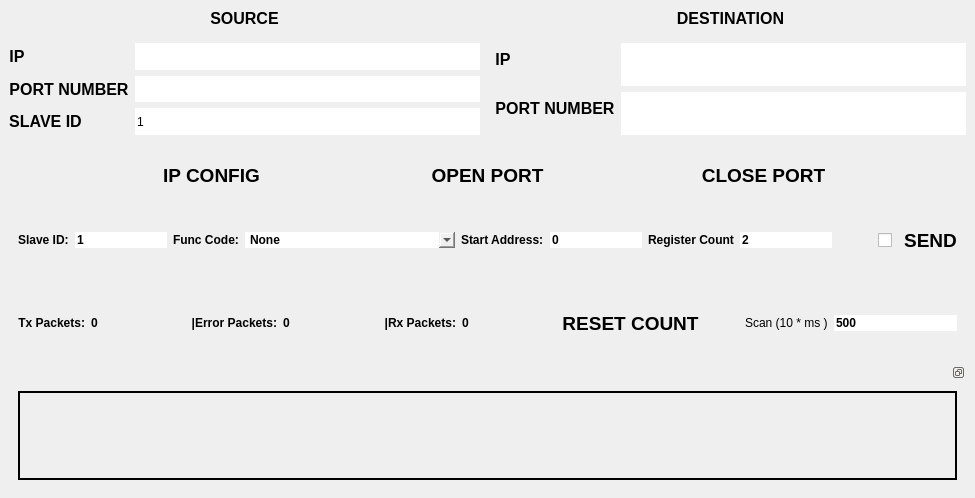
<?xml version="1.0" encoding="UTF-8"?>
<ui version="4.0">
 <class>SetUp_IP</class>
 <widget class="QDialog" name="SetUp_IP">
  <property name="geometry">
   <rect>
    <x>0</x>
    <y>0</y>
    <width>975</width>
    <height>498</height>
   </rect>
  </property>
  <property name="windowTitle">
   <string>SetUp IP</string>
  </property>
  <property name="styleSheet">
   <string notr="true">border:none;</string>
  </property>
  <layout class="QGridLayout" name="gridLayout_2">
   <property name="leftMargin">
    <number>0</number>
   </property>
   <property name="topMargin">
    <number>0</number>
   </property>
   <property name="rightMargin">
    <number>0</number>
   </property>
   <property name="bottomMargin">
    <number>0</number>
   </property>
   <item row="0" column="0">
    <widget class="QFrame" name="frame_2">
     <property name="frameShape">
      <enum>QFrame::StyledPanel</enum>
     </property>
     <property name="frameShadow">
      <enum>QFrame::Raised</enum>
     </property>
     <layout class="QVBoxLayout" name="verticalLayout_3">
      <item>
       <widget class="QFrame" name="frame">
        <property name="sizePolicy">
         <sizepolicy hsizetype="MinimumExpanding" vsizetype="Preferred">
          <horstretch>0</horstretch>
          <verstretch>0</verstretch>
         </sizepolicy>
        </property>
        <property name="styleSheet">
         <string notr="true">QFrame{border:none;}</string>
        </property>
        <property name="frameShape">
         <enum>QFrame::StyledPanel</enum>
        </property>
        <property name="frameShadow">
         <enum>QFrame::Raised</enum>
        </property>
        <layout class="QGridLayout" name="gridLayout_3">
         <property name="leftMargin">
          <number>0</number>
         </property>
         <property name="topMargin">
          <number>0</number>
         </property>
         <property name="rightMargin">
          <number>0</number>
         </property>
         <property name="bottomMargin">
          <number>0</number>
         </property>
         <item row="0" column="0">
          <layout class="QVBoxLayout" name="verticalLayout">
           <property name="bottomMargin">
            <number>0</number>
           </property>
           <item>
            <widget class="QLabel" name="label_4">
             <property name="font">
              <font>
               <pointsize>12</pointsize>
               <weight>75</weight>
               <bold>true</bold>
              </font>
             </property>
             <property name="text">
              <string>SOURCE</string>
             </property>
             <property name="scaledContents">
              <bool>true</bool>
             </property>
             <property name="alignment">
              <set>Qt::AlignCenter</set>
             </property>
            </widget>
           </item>
           <item>
            <widget class="Line" name="line_2">
             <property name="styleSheet">
              <string notr="true"/>
             </property>
             <property name="orientation">
              <enum>Qt::Horizontal</enum>
             </property>
            </widget>
           </item>
           <item>
            <layout class="QFormLayout" name="formLayout">
             <item row="0" column="0">
              <widget class="QLabel" name="lb_Sip">
               <property name="sizePolicy">
                <sizepolicy hsizetype="MinimumExpanding" vsizetype="Preferred">
                 <horstretch>0</horstretch>
                 <verstretch>0</verstretch>
                </sizepolicy>
               </property>
               <property name="font">
                <font>
                 <pointsize>12</pointsize>
                 <weight>75</weight>
                 <bold>true</bold>
                </font>
               </property>
               <property name="text">
                <string>IP</string>
               </property>
               <property name="scaledContents">
                <bool>true</bool>
               </property>
               <property name="alignment">
                <set>Qt::AlignCenter</set>
               </property>
              </widget>
             </item>
             <item row="0" column="1">
              <widget class="QLineEdit" name="lineEdit_Sip">
               <property name="sizePolicy">
                <sizepolicy hsizetype="Expanding" vsizetype="MinimumExpanding">
                 <horstretch>0</horstretch>
                 <verstretch>0</verstretch>
                </sizepolicy>
               </property>
              </widget>
             </item>
             <item row="1" column="0">
              <widget class="QLabel" name="lb_SPortNum">
               <property name="font">
                <font>
                 <pointsize>12</pointsize>
                 <weight>75</weight>
                 <bold>true</bold>
                </font>
               </property>
               <property name="text">
                <string>PORT NUMBER</string>
               </property>
               <property name="scaledContents">
                <bool>true</bool>
               </property>
               <property name="alignment">
                <set>Qt::AlignCenter</set>
               </property>
              </widget>
             </item>
             <item row="1" column="1">
              <widget class="QLineEdit" name="lineEdit_SPortNum">
               <property name="sizePolicy">
                <sizepolicy hsizetype="Expanding" vsizetype="MinimumExpanding">
                 <horstretch>0</horstretch>
                 <verstretch>0</verstretch>
                </sizepolicy>
               </property>
              </widget>
             </item>
             <item row="2" column="0">
              <widget class="QLabel" name="lb_SPortNum_2">
               <property name="font">
                <font>
                 <pointsize>12</pointsize>
                 <weight>75</weight>
                 <bold>true</bold>
                </font>
               </property>
               <property name="text">
                <string>SLAVE ID</string>
               </property>
               <property name="scaledContents">
                <bool>true</bool>
               </property>
               <property name="alignment">
                <set>Qt::AlignCenter</set>
               </property>
              </widget>
             </item>
             <item row="2" column="1">
              <widget class="QLineEdit" name="lineEdit_SlaveID">
               <property name="sizePolicy">
                <sizepolicy hsizetype="Expanding" vsizetype="MinimumExpanding">
                 <horstretch>0</horstretch>
                 <verstretch>0</verstretch>
                </sizepolicy>
               </property>
               <property name="text">
                <string>1</string>
               </property>
              </widget>
             </item>
            </layout>
           </item>
          </layout>
         </item>
         <item row="0" column="1">
          <widget class="Line" name="line">
           <property name="styleSheet">
            <string notr="true"/>
           </property>
           <property name="orientation">
            <enum>Qt::Vertical</enum>
           </property>
          </widget>
         </item>
         <item row="0" column="2">
          <layout class="QVBoxLayout" name="verticalLayout_2">
           <property name="bottomMargin">
            <number>0</number>
           </property>
           <item>
            <widget class="QLabel" name="label_7">
             <property name="font">
              <font>
               <pointsize>12</pointsize>
               <weight>75</weight>
               <bold>true</bold>
              </font>
             </property>
             <property name="styleSheet">
              <string notr="true"/>
             </property>
             <property name="text">
              <string>DESTINATION</string>
             </property>
             <property name="scaledContents">
              <bool>true</bool>
             </property>
             <property name="alignment">
              <set>Qt::AlignCenter</set>
             </property>
            </widget>
           </item>
           <item>
            <widget class="Line" name="line_3">
             <property name="styleSheet">
              <string notr="true"/>
             </property>
             <property name="orientation">
              <enum>Qt::Horizontal</enum>
             </property>
            </widget>
           </item>
           <item>
            <layout class="QFormLayout" name="formLayout_2">
             <item row="0" column="0">
              <widget class="QLabel" name="lb_Dip">
               <property name="font">
                <font>
                 <pointsize>12</pointsize>
                 <weight>75</weight>
                 <bold>true</bold>
                </font>
               </property>
               <property name="text">
                <string>IP </string>
               </property>
               <property name="scaledContents">
                <bool>true</bool>
               </property>
               <property name="alignment">
                <set>Qt::AlignCenter</set>
               </property>
              </widget>
             </item>
             <item row="0" column="1">
              <widget class="QLineEdit" name="lineEdit_Dip">
               <property name="sizePolicy">
                <sizepolicy hsizetype="Expanding" vsizetype="MinimumExpanding">
                 <horstretch>0</horstretch>
                 <verstretch>0</verstretch>
                </sizepolicy>
               </property>
              </widget>
             </item>
             <item row="1" column="0">
              <widget class="QLabel" name="lb_DPortNum">
               <property name="font">
                <font>
                 <pointsize>12</pointsize>
                 <weight>75</weight>
                 <bold>true</bold>
                </font>
               </property>
               <property name="text">
                <string>PORT NUMBER</string>
               </property>
               <property name="scaledContents">
                <bool>true</bool>
               </property>
               <property name="alignment">
                <set>Qt::AlignCenter</set>
               </property>
              </widget>
             </item>
             <item row="1" column="1">
              <widget class="QLineEdit" name="lineEdit_DPortNum">
               <property name="sizePolicy">
                <sizepolicy hsizetype="Expanding" vsizetype="MinimumExpanding">
                 <horstretch>0</horstretch>
                 <verstretch>0</verstretch>
                </sizepolicy>
               </property>
              </widget>
             </item>
            </layout>
           </item>
          </layout>
         </item>
        </layout>
       </widget>
      </item>
      <item>
       <widget class="Line" name="line_4">
        <property name="styleSheet">
         <string notr="true"/>
        </property>
        <property name="orientation">
         <enum>Qt::Horizontal</enum>
        </property>
       </widget>
      </item>
      <item>
       <widget class="QFrame" name="frame_3">
        <property name="frameShape">
         <enum>QFrame::StyledPanel</enum>
        </property>
        <property name="frameShadow">
         <enum>QFrame::Raised</enum>
        </property>
        <layout class="QVBoxLayout" name="verticalLayout_4">
         <property name="leftMargin">
          <number>0</number>
         </property>
         <property name="topMargin">
          <number>0</number>
         </property>
         <property name="rightMargin">
          <number>0</number>
         </property>
         <property name="bottomMargin">
          <number>0</number>
         </property>
         <item>
          <layout class="QHBoxLayout" name="horizontalLayout_2">
           <item>
            <spacer name="horizontalSpacer_3">
             <property name="orientation">
              <enum>Qt::Horizontal</enum>
             </property>
             <property name="sizeType">
              <enum>QSizePolicy::MinimumExpanding</enum>
             </property>
             <property name="sizeHint" stdset="0">
              <size>
               <width>40</width>
               <height>20</height>
              </size>
             </property>
            </spacer>
           </item>
           <item>
            <widget class="QPushButton" name="tbn_NetworkSettings">
             <property name="sizePolicy">
              <sizepolicy hsizetype="MinimumExpanding" vsizetype="Preferred">
               <horstretch>0</horstretch>
               <verstretch>0</verstretch>
              </sizepolicy>
             </property>
             <property name="minimumSize">
              <size>
               <width>0</width>
               <height>50</height>
              </size>
             </property>
             <property name="font">
              <font>
               <pointsize>14</pointsize>
               <weight>75</weight>
               <bold>true</bold>
              </font>
             </property>
             <property name="text">
              <string>IP CONFIG</string>
             </property>
            </widget>
           </item>
           <item>
            <spacer name="horizontalSpacer_2">
             <property name="orientation">
              <enum>Qt::Horizontal</enum>
             </property>
             <property name="sizeType">
              <enum>QSizePolicy::MinimumExpanding</enum>
             </property>
             <property name="sizeHint" stdset="0">
              <size>
               <width>40</width>
               <height>20</height>
              </size>
             </property>
            </spacer>
           </item>
           <item>
            <widget class="QPushButton" name="tbn_Apply">
             <property name="sizePolicy">
              <sizepolicy hsizetype="MinimumExpanding" vsizetype="Preferred">
               <horstretch>0</horstretch>
               <verstretch>0</verstretch>
              </sizepolicy>
             </property>
             <property name="minimumSize">
              <size>
               <width>0</width>
               <height>50</height>
              </size>
             </property>
             <property name="font">
              <font>
               <pointsize>14</pointsize>
               <weight>75</weight>
               <bold>true</bold>
              </font>
             </property>
             <property name="text">
              <string>OPEN PORT</string>
             </property>
            </widget>
           </item>
           <item>
            <spacer name="horizontalSpacer_5">
             <property name="orientation">
              <enum>Qt::Horizontal</enum>
             </property>
             <property name="sizeType">
              <enum>QSizePolicy::MinimumExpanding</enum>
             </property>
             <property name="sizeHint" stdset="0">
              <size>
               <width>40</width>
               <height>20</height>
              </size>
             </property>
            </spacer>
           </item>
           <item>
            <widget class="QPushButton" name="tbn_ClosePort">
             <property name="sizePolicy">
              <sizepolicy hsizetype="MinimumExpanding" vsizetype="Preferred">
               <horstretch>0</horstretch>
               <verstretch>0</verstretch>
              </sizepolicy>
             </property>
             <property name="minimumSize">
              <size>
               <width>0</width>
               <height>50</height>
              </size>
             </property>
             <property name="font">
              <font>
               <pointsize>14</pointsize>
               <weight>75</weight>
               <bold>true</bold>
              </font>
             </property>
             <property name="text">
              <string>CLOSE PORT</string>
             </property>
            </widget>
           </item>
           <item>
            <spacer name="horizontalSpacer_12">
             <property name="orientation">
              <enum>Qt::Horizontal</enum>
             </property>
             <property name="sizeType">
              <enum>QSizePolicy::MinimumExpanding</enum>
             </property>
             <property name="sizeHint" stdset="0">
              <size>
               <width>40</width>
               <height>20</height>
              </size>
             </property>
            </spacer>
           </item>
          </layout>
         </item>
        </layout>
       </widget>
      </item>
      <item>
       <widget class="QFrame" name="frame_4">
        <property name="styleSheet">
         <string notr="true"/>
        </property>
        <property name="frameShape">
         <enum>QFrame::StyledPanel</enum>
        </property>
        <property name="frameShadow">
         <enum>QFrame::Raised</enum>
        </property>
        <layout class="QHBoxLayout" name="horizontalLayout_4">
         <item>
          <widget class="QLabel" name="label_5">
           <property name="font">
            <font>
             <weight>75</weight>
             <bold>true</bold>
            </font>
           </property>
           <property name="text">
            <string>Slave ID:</string>
           </property>
          </widget>
         </item>
         <item>
          <widget class="QLineEdit" name="le_slaveid">
           <property name="font">
            <font>
             <weight>75</weight>
             <bold>true</bold>
            </font>
           </property>
           <property name="text">
            <string>1</string>
           </property>
          </widget>
         </item>
         <item>
          <widget class="QLabel" name="label_6">
           <property name="font">
            <font>
             <weight>75</weight>
             <bold>true</bold>
            </font>
           </property>
           <property name="text">
            <string>Func Code:</string>
           </property>
          </widget>
         </item>
         <item>
          <widget class="QComboBox" name="Cmbx_Func_Code">
           <property name="font">
            <font>
             <weight>75</weight>
             <bold>true</bold>
            </font>
           </property>
           <property name="currentIndex">
            <number>0</number>
           </property>
           <item>
            <property name="text">
             <string>None</string>
            </property>
           </item>
           <item>
            <property name="text">
             <string>03 (0x03) Read Holding Registers</string>
            </property>
           </item>
           <item>
            <property name="text">
             <string>04 (0x04) Read Input Registers</string>
            </property>
           </item>
           <item>
            <property name="text">
             <string>06 (0x06) Write Single Register</string>
            </property>
           </item>
           <item>
            <property name="text">
             <string>16 (0x10) Write Multiple Registers</string>
            </property>
           </item>
          </widget>
         </item>
         <item>
          <widget class="QLabel" name="label_8">
           <property name="font">
            <font>
             <weight>75</weight>
             <bold>true</bold>
            </font>
           </property>
           <property name="text">
            <string>Start Address:</string>
           </property>
          </widget>
         </item>
         <item>
          <widget class="QLineEdit" name="le_startaddress">
           <property name="font">
            <font>
             <weight>75</weight>
             <bold>true</bold>
            </font>
           </property>
           <property name="text">
            <string>0</string>
           </property>
          </widget>
         </item>
         <item>
          <widget class="QLabel" name="label_9">
           <property name="font">
            <font>
             <weight>75</weight>
             <bold>true</bold>
            </font>
           </property>
           <property name="text">
            <string>Register Count</string>
           </property>
          </widget>
         </item>
         <item>
          <widget class="QLineEdit" name="le_registercount">
           <property name="font">
            <font>
             <weight>75</weight>
             <bold>true</bold>
            </font>
           </property>
           <property name="text">
            <string>2</string>
           </property>
          </widget>
         </item>
         <item>
          <spacer name="horizontalSpacer_6">
           <property name="orientation">
            <enum>Qt::Horizontal</enum>
           </property>
           <property name="sizeType">
            <enum>QSizePolicy::MinimumExpanding</enum>
           </property>
           <property name="sizeHint" stdset="0">
            <size>
             <width>40</width>
             <height>20</height>
            </size>
           </property>
          </spacer>
         </item>
         <item>
          <widget class="QCheckBox" name="checkBox_autoSend">
           <property name="text">
            <string/>
           </property>
          </widget>
         </item>
         <item>
          <widget class="QPushButton" name="tbn_SendCmd">
           <property name="sizePolicy">
            <sizepolicy hsizetype="MinimumExpanding" vsizetype="Preferred">
             <horstretch>0</horstretch>
             <verstretch>0</verstretch>
            </sizepolicy>
           </property>
           <property name="minimumSize">
            <size>
             <width>0</width>
             <height>50</height>
            </size>
           </property>
           <property name="font">
            <font>
             <pointsize>14</pointsize>
             <weight>75</weight>
             <bold>true</bold>
            </font>
           </property>
           <property name="text">
            <string>SEND</string>
           </property>
          </widget>
         </item>
        </layout>
       </widget>
      </item>
      <item>
       <widget class="Line" name="line_15">
        <property name="styleSheet">
         <string notr="true"/>
        </property>
        <property name="orientation">
         <enum>Qt::Horizontal</enum>
        </property>
       </widget>
      </item>
      <item>
       <widget class="QFrame" name="frame_5">
        <property name="frameShape">
         <enum>QFrame::StyledPanel</enum>
        </property>
        <property name="frameShadow">
         <enum>QFrame::Raised</enum>
        </property>
        <layout class="QHBoxLayout" name="horizontalLayout_9">
         <item>
          <widget class="QLabel" name="label_22">
           <property name="font">
            <font>
             <weight>75</weight>
             <bold>true</bold>
            </font>
           </property>
           <property name="text">
            <string>Tx Packets:</string>
           </property>
           <property name="alignment">
            <set>Qt::AlignRight|Qt::AlignTrailing|Qt::AlignVCenter</set>
           </property>
          </widget>
         </item>
         <item>
          <widget class="QLabel" name="lb_txP">
           <property name="sizePolicy">
            <sizepolicy hsizetype="MinimumExpanding" vsizetype="Preferred">
             <horstretch>0</horstretch>
             <verstretch>0</verstretch>
            </sizepolicy>
           </property>
           <property name="font">
            <font>
             <weight>75</weight>
             <bold>true</bold>
            </font>
           </property>
           <property name="text">
            <string>0</string>
           </property>
          </widget>
         </item>
         <item>
          <widget class="QLabel" name="label_23">
           <property name="font">
            <font>
             <weight>75</weight>
             <bold>true</bold>
            </font>
           </property>
           <property name="text">
            <string>|Error Packets:</string>
           </property>
           <property name="alignment">
            <set>Qt::AlignRight|Qt::AlignTrailing|Qt::AlignVCenter</set>
           </property>
          </widget>
         </item>
         <item>
          <widget class="QLabel" name="lb_ErrorP">
           <property name="sizePolicy">
            <sizepolicy hsizetype="MinimumExpanding" vsizetype="Preferred">
             <horstretch>0</horstretch>
             <verstretch>0</verstretch>
            </sizepolicy>
           </property>
           <property name="font">
            <font>
             <weight>75</weight>
             <bold>true</bold>
            </font>
           </property>
           <property name="text">
            <string>0</string>
           </property>
          </widget>
         </item>
         <item>
          <widget class="QLabel" name="label_24">
           <property name="font">
            <font>
             <weight>75</weight>
             <bold>true</bold>
            </font>
           </property>
           <property name="text">
            <string>|Rx Packets:</string>
           </property>
           <property name="alignment">
            <set>Qt::AlignRight|Qt::AlignTrailing|Qt::AlignVCenter</set>
           </property>
          </widget>
         </item>
         <item>
          <widget class="QLabel" name="lb_RxP">
           <property name="sizePolicy">
            <sizepolicy hsizetype="MinimumExpanding" vsizetype="Preferred">
             <horstretch>0</horstretch>
             <verstretch>0</verstretch>
            </sizepolicy>
           </property>
           <property name="font">
            <font>
             <weight>75</weight>
             <bold>true</bold>
            </font>
           </property>
           <property name="text">
            <string>0</string>
           </property>
          </widget>
         </item>
         <item>
          <widget class="QPushButton" name="tbn_ResetCounts">
           <property name="sizePolicy">
            <sizepolicy hsizetype="MinimumExpanding" vsizetype="Preferred">
             <horstretch>0</horstretch>
             <verstretch>0</verstretch>
            </sizepolicy>
           </property>
           <property name="minimumSize">
            <size>
             <width>0</width>
             <height>50</height>
            </size>
           </property>
           <property name="font">
            <font>
             <pointsize>14</pointsize>
             <weight>75</weight>
             <bold>true</bold>
            </font>
           </property>
           <property name="text">
            <string>RESET COUNT</string>
           </property>
          </widget>
         </item>
         <item>
          <spacer name="horizontalSpacer">
           <property name="orientation">
            <enum>Qt::Horizontal</enum>
           </property>
           <property name="sizeType">
            <enum>QSizePolicy::Preferred</enum>
           </property>
           <property name="sizeHint" stdset="0">
            <size>
             <width>40</width>
             <height>20</height>
            </size>
           </property>
          </spacer>
         </item>
         <item>
          <widget class="QLabel" name="label">
           <property name="text">
            <string>Scan (10 * ms )</string>
           </property>
          </widget>
         </item>
         <item>
          <widget class="QLineEdit" name="le_scantime">
           <property name="font">
            <font>
             <weight>75</weight>
             <bold>true</bold>
            </font>
           </property>
           <property name="text">
            <string>500</string>
           </property>
          </widget>
         </item>
        </layout>
       </widget>
      </item>
      <item>
       <widget class="QDockWidget" name="dockWidget">
        <property name="sizePolicy">
         <sizepolicy hsizetype="Preferred" vsizetype="Expanding">
          <horstretch>0</horstretch>
          <verstretch>0</verstretch>
         </sizepolicy>
        </property>
        <property name="styleSheet">
         <string notr="true">QFrame
{
border:2px solid black;
}</string>
        </property>
        <property name="features">
         <set>QDockWidget::DockWidgetFloatable|QDockWidget::DockWidgetMovable</set>
        </property>
        <widget class="QWidget" name="dockWidgetContents">
         <layout class="QVBoxLayout" name="verticalLayout_7">
          <item>
           <widget class="QFrame" name="frame_6">
            <property name="sizePolicy">
             <sizepolicy hsizetype="MinimumExpanding" vsizetype="Expanding">
              <horstretch>0</horstretch>
              <verstretch>0</verstretch>
             </sizepolicy>
            </property>
            <property name="frameShape">
             <enum>QFrame::StyledPanel</enum>
            </property>
            <property name="frameShadow">
             <enum>QFrame::Raised</enum>
            </property>
            <layout class="QVBoxLayout" name="verticalLayout_6">
             <property name="leftMargin">
              <number>0</number>
             </property>
             <property name="topMargin">
              <number>0</number>
             </property>
             <property name="rightMargin">
              <number>0</number>
             </property>
             <property name="bottomMargin">
              <number>0</number>
             </property>
             <item>
              <layout class="QVBoxLayout" name="verticalLayout_5"/>
             </item>
            </layout>
           </widget>
          </item>
         </layout>
        </widget>
       </widget>
      </item>
     </layout>
    </widget>
   </item>
  </layout>
 </widget>
 <resources/>
 <connections/>
</ui>
